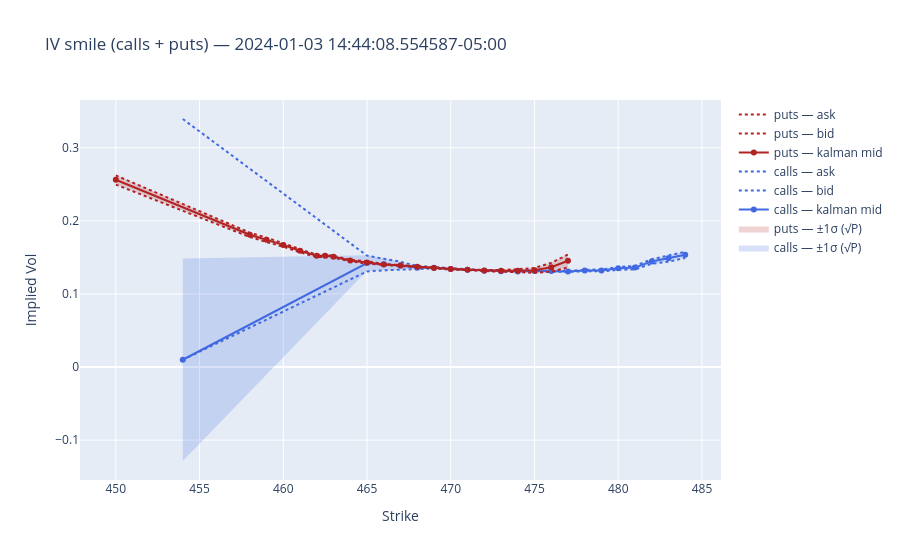

The code cell stored with this chart in its notebook:
### Markdown cell above
## Quptes smile

### Code cell
import personal.shared_functions.utils as _u

df_iv_surface_long = df_quote_result
df_iv_surface_wide = utils.synchronize_iv_surface(df_iv_surface_long)
df_filtered = df_iv_surface_wide.filter(
    pl.all_horizontal(pl.all().is_not_null()) & pl.all_horizontal(cs.float().is_not_nan())
)

strikes_all = sorted(df_iv_surface_long["strike"].unique().to_list())
strikes_C = sorted(df_iv_surface_long.filter(pl.col("is_call"))["strike"].unique().to_list())
strikes_P = sorted(df_iv_surface_long.filter(~pl.col("is_call"))["strike"].unique().to_list())

_, expiry, _ = _u.parse_option_ticker(
    df_tickers.filter(pl.col("ticker").str.contains("C"))["ticker"][0]
)

row_idx = df_filtered.shape[0] * 4 // 5  # ← change this (0 to df_filtered.shape[0]-1)
snapshot_ts = df_filtered["ts_ns"][row_idx]
row = df_iv_surface_wide.filter(pl.col("ts_ns") <= snapshot_ts).tail(1)

# Kalman 1-σ uncertainty band: σ = sqrt(P), where P is the posterior state
# variance carried by the IV Kalman filter (added as kalman_var_<K>_<C/P>).
N_SIGMA = 1.0


def add_uncertainty_band(fig, strikes, type_suffix, color, fillcolor):
    var_col = f"kalman_var_{{}}_{type_suffix}".format
    if f"kalman_var_{int(strikes[0])}_{type_suffix}" not in row.columns:
        return  # surface was built before kalman_var existed — skip the band
    mids = [row[f"kalman_iv_{int(k)}_{type_suffix}"][0] for k in strikes]
    sigmas = [
        (row[var_col(int(k))][0] ** 0.5 if row[var_col(int(k))][0] is not None else None)
        for k in strikes
    ]
    upper = [
        m + N_SIGMA * s if (m is not None and s is not None) else None for m, s in zip(mids, sigmas)
    ]
    lower = [
        m - N_SIGMA * s if (m is not None and s is not None) else None for m, s in zip(mids, sigmas)
    ]
    fig.add_trace(
        go.Scatter(
            x=strikes, y=upper, mode="lines", line=dict(width=0), showlegend=False, hoverinfo="skip"
        )
    )
    fig.add_trace(
        go.Scatter(
            x=strikes,
            y=lower,
            mode="lines",
            line=dict(width=0),
            fill="tonexty",
            fillcolor=fillcolor,
            name=f"{'calls' if type_suffix == 'C' else 'puts'} — ±{N_SIGMA:g}σ (√P)",
            hoverinfo="skip",
        )
    )


fig = go.Figure()

# Uncertainty bands first so the mid/bid/ask lines render on top of them.
add_uncertainty_band(fig, strikes_C, "C", "royalblue", "rgba(65,105,225,0.20)")
add_uncertainty_band(fig, strikes_P, "P", "firebrick", "rgba(178,34,34,0.20)")

fig.add_trace(
    go.Scatter(
        x=strikes_C,
        y=[row[f"kalman_iv_{int(k)}_C"][0] for k in strikes_C],
        mode="lines+markers",
        name="calls — kalman mid",
        line=dict(color="royalblue"),
    )
)
fig.add_trace(
    go.Scatter(
        x=strikes_C,
        y=[row[f"bid_iv_{int(k)}_C"][0] for k in strikes_C],
        mode="lines",
        name="calls — bid",
        line=dict(color="royalblue", dash="dot"),
    )
)
fig.add_trace(
    go.Scatter(
        x=strikes_C,
        y=[row[f"ask_iv_{int(k)}_C"][0] for k in strikes_C],
        mode="lines",
        name="calls — ask",
        line=dict(color="royalblue", dash="dot"),
    )
)

fig.add_trace(
    go.Scatter(
        x=strikes_P,
        y=[row[f"kalman_iv_{int(k)}_P"][0] for k in strikes_P],
        mode="lines+markers",
        name="puts — kalman mid",
        line=dict(color="firebrick"),
    )
)
fig.add_trace(
    go.Scatter(
        x=strikes_P,
        y=[row[f"bid_iv_{int(k)}_P"][0] for k in strikes_P],
        mode="lines",
        name="puts — bid",
        line=dict(color="firebrick", dash="dot"),
    )
)
fig.add_trace(
    go.Scatter(
        x=strikes_P,
        y=[row[f"ask_iv_{int(k)}_P"][0] for k in strikes_P],
        mode="lines",
        name="puts — ask",
        line=dict(color="firebrick", dash="dot"),
    )
)

fig.update_layout(
    title=f"IV smile (calls + puts) — {snapshot_ts}",
    xaxis_title="Strike",
    yaxis_title="Implied Vol",
)
fig.show()

### Figure 1 — Plotly figure (JSON) as saved in the notebook; plotly's stock layout.template omitted (floating-point values rounded to 4 significant figures)
{"data": [{"hoverinfo": "skip", "line": {"width": 0}, "mode": "lines", "showlegend": false, "type": "scatter", "x": [454, 465, 466, 467, 468, 469, 470, 471, 472, 473, 474, 475, 476, 477, 478, 479, 480, 481, 482, 483, 484], "y": [0.1486, 0.1531, 0.1484, 0.1442, 0.1383, 0.1365, 0.1354, 0.1336, 0.1322, 0.1315, 0.1312, 0.1319, 0.1319, 0.1316, 0.133, 0.1335, 0.1369, 0.1385, 0.1476, 0.1529, 0.158]}, {"fill": "tonexty", "fillcolor": "rgba(65,105,225,0.20)", "hoverinfo": "skip", "line": {"width": 0}, "mode": "lines", "name": "calls — ±1σ (√P)", "type": "scatter", "x": [454, 465, 466, 467, 468, 469, 470, 471, 472, 473, 474, 475, 476, 477, 478, 479, 480, 481, 482, 483, 484], "y": [-0.1286, 0.1316, 0.1327, 0.1334, 0.1337, 0.1349, 0.1332, 0.1329, 0.1315, 0.1308, 0.1304, 0.1309, 0.1308, 0.1301, 0.1311, 0.1309, 0.1331, 0.1337, 0.1415, 0.1446, 0.1494]}, {"hoverinfo": "skip", "line": {"width": 0}, "mode": "lines", "showlegend": false, "type": "scatter", "x": [450, 458, 459, 460, 461, 462, 462.5, 463, 464, 465, 466, 467, 468, 469, 470, 471, 472, 473, 474, 475, 476, 477], "y": [0.2626, 0.1841, 0.177, 0.1696, 0.1612, 0.1539, 0.1539, 0.1522, 0.1469, 0.1447, 0.1411, 0.1396, 0.1376, 0.1359, 0.1344, 0.1334, 0.1329, 0.1328, 0.1339, 0.1356, 0.1427, 0.1542]}, {"fill": "tonexty", "fillcolor": "rgba(178,34,34,0.20)", "hoverinfo": "skip", "line": {"width": 0}, "mode": "lines", "name": "puts — ±1σ (√P)", "type": "scatter", "x": [450, 458, 459, 460, 461, 462, 462.5, 463, 464, 465, 466, 467, 468, 469, 470, 471, 472, 473, 474, 475, 476, 477], "y": [0.2501, 0.1781, 0.1712, 0.1647, 0.157, 0.1506, 0.1506, 0.1496, 0.1448, 0.1415, 0.1397, 0.1385, 0.1367, 0.1351, 0.1337, 0.1327, 0.1315, 0.1306, 0.1298, 0.1291, 0.1306, 0.1366]}, {"line": {"color": "royalblue"}, "mode": "lines+markers", "name": "calls — kalman mid", "type": "scatter", "x": [454, 465, 466, 467, 468, 469, 470, 471, 472, 473, 474, 475, 476, 477, 478, 479, 480, 481, 482, 483, 484], "y": [0.01, 0.1424, 0.1405, 0.1388, 0.136, 0.1357, 0.1343, 0.1333, 0.1319, 0.1312, 0.1308, 0.1314, 0.1313, 0.1309, 0.1321, 0.1322, 0.135, 0.1361, 0.1445, 0.1487, 0.1537]}, {"line": {"color": "royalblue", "dash": "dot"}, "mode": "lines", "name": "calls — bid", "type": "scatter", "x": [454, 465, 466, 467, 468, 469, 470, 471, 472, 473, 474, 475, 476, 477, 478, 479, 480, 481, 482, 483, 484], "y": [0.01, 0.1309, 0.1324, 0.1333, 0.1337, 0.1349, 0.1332, 0.1329, 0.1315, 0.1308, 0.1304, 0.1309, 0.1308, 0.1301, 0.1311, 0.1309, 0.133, 0.1336, 0.1414, 0.1441, 0.1493]}, {"line": {"color": "royalblue", "dash": "dot"}, "mode": "lines", "name": "calls — ask", "type": "scatter", "x": [454, 465, 466, 467, 468, 469, 470, 471, 472, 473, 474, 475, 476, 477, 478, 479, 480, 481, 482, 483, 484], "y": [0.3395, 0.1524, 0.1482, 0.1441, 0.1383, 0.1365, 0.1354, 0.1336, 0.1322, 0.1315, 0.1312, 0.1319, 0.1319, 0.1316, 0.133, 0.1335, 0.1368, 0.1384, 0.1475, 0.1524, 0.1578]}, {"line": {"color": "firebrick"}, "mode": "lines+markers", "name": "puts — kalman mid", "type": "scatter", "x": [450, 458, 459, 460, 461, 462, 462.5, 463, 464, 465, 466, 467, 468, 469, 470, 471, 472, 473, 474, 475, 476, 477], "y": [0.2564, 0.1811, 0.1741, 0.1672, 0.1591, 0.1522, 0.1522, 0.1509, 0.1458, 0.1431, 0.1404, 0.1391, 0.1371, 0.1355, 0.1341, 0.1331, 0.1322, 0.1317, 0.1318, 0.1323, 0.1366, 0.1454]}, {"line": {"color": "firebrick", "dash": "dot"}, "mode": "lines", "name": "puts — bid", "type": "scatter", "x": [450, 458, 459, 460, 461, 462, 462.5, 463, 464, 465, 466, 467, 468, 469, 470, 471, 472, 473, 474, 475, 476, 477], "y": [0.2497, 0.178, 0.1711, 0.1646, 0.1569, 0.1505, 0.1505, 0.1496, 0.1448, 0.1414, 0.1397, 0.1385, 0.1367, 0.1351, 0.1337, 0.1327, 0.1315, 0.1306, 0.1298, 0.129, 0.1305, 0.1363]}, {"line": {"color": "firebrick", "dash": "dot"}, "mode": "lines", "name": "puts — ask", "type": "scatter", "x": [450, 458, 459, 460, 461, 462, 462.5, 463, 464, 465, 466, 467, 468, 469, 470, 471, 472, 473, 474, 475, 476, 477], "y": [0.2622, 0.184, 0.1769, 0.1695, 0.1611, 0.1538, 0.1538, 0.1522, 0.1469, 0.1446, 0.141, 0.1396, 0.1376, 0.1359, 0.1344, 0.1334, 0.1329, 0.1328, 0.1339, 0.1356, 0.1426, 0.1539]}], "layout": {"title": {"text": "IV smile (calls + puts) — 2024-01-03 14:44:08.554587-05:00"}, "xaxis": {"title": {"text": "Strike"}}, "yaxis": {"title": {"text": "Implied Vol"}}}}
